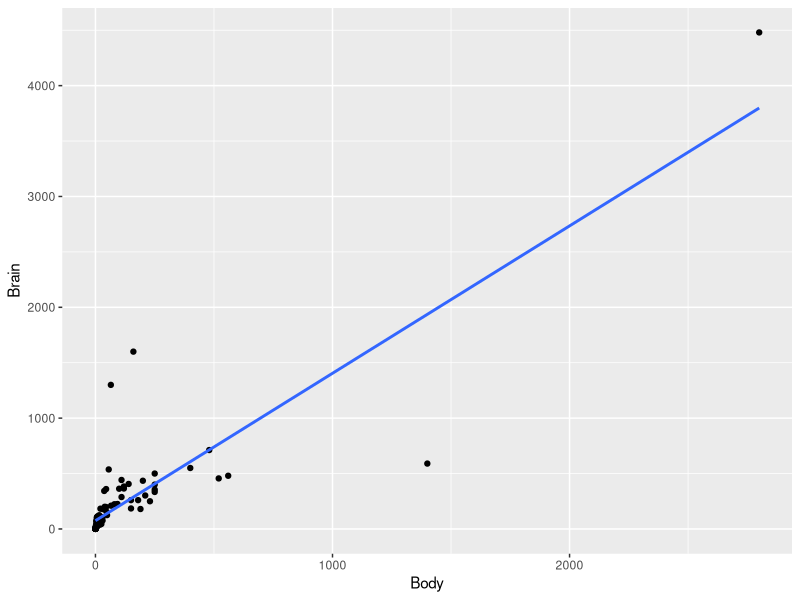
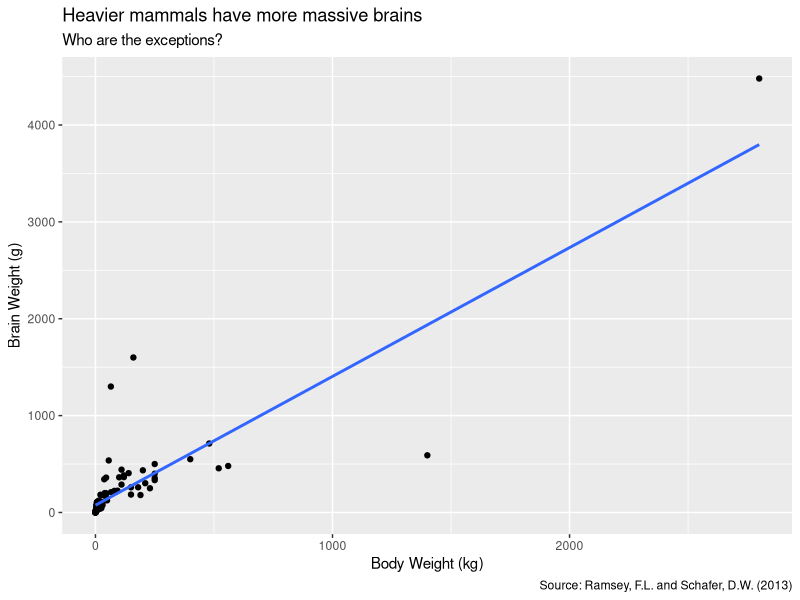
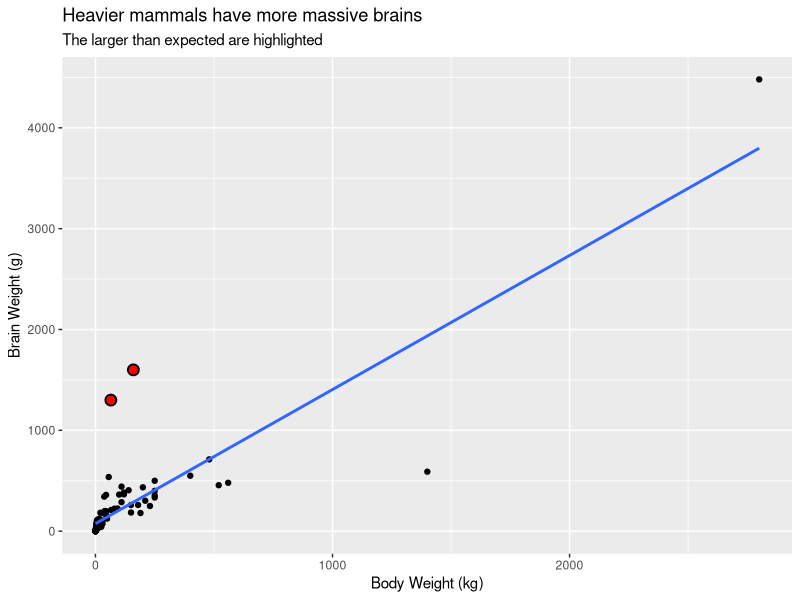
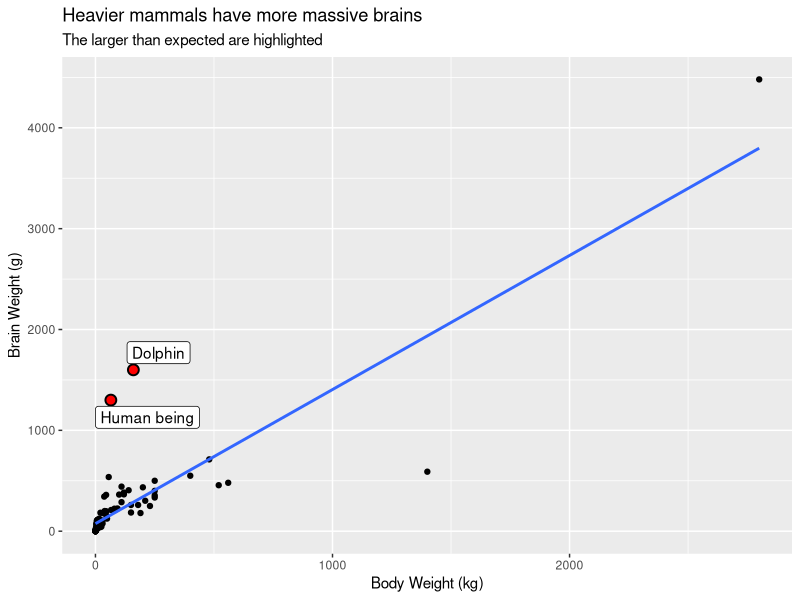
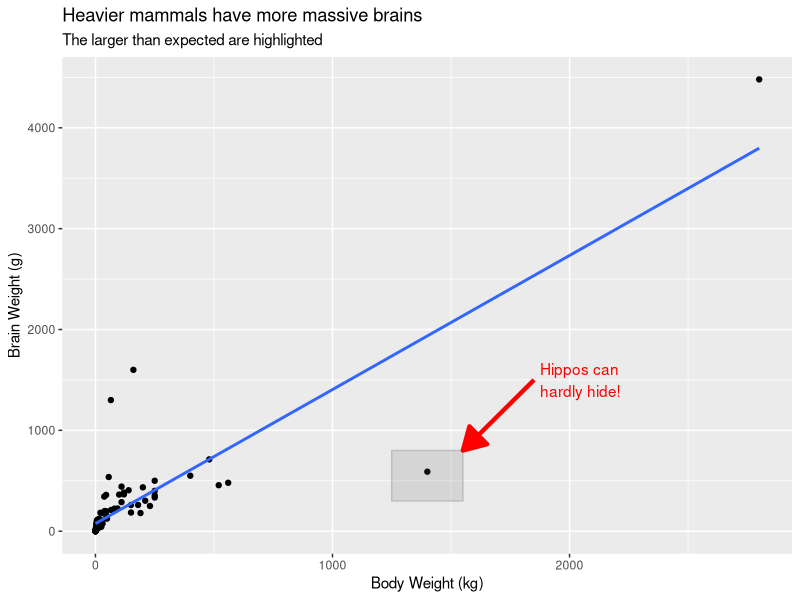
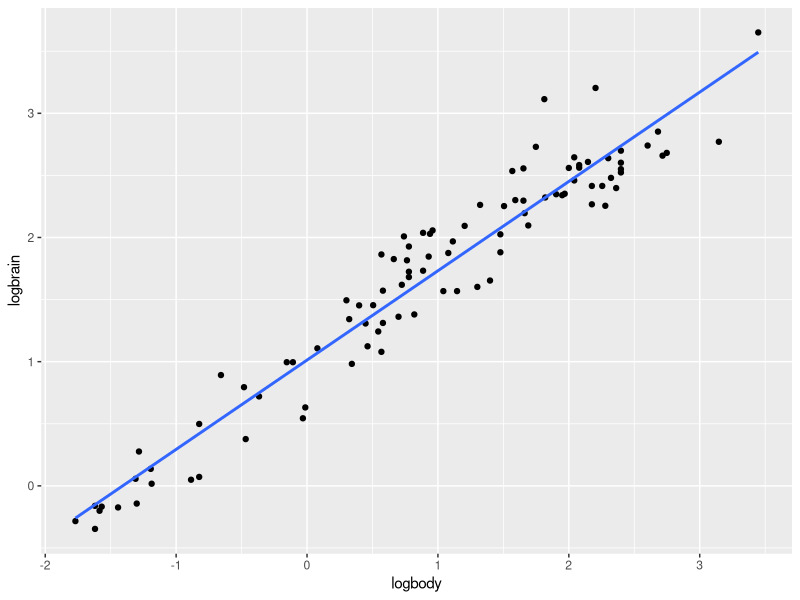
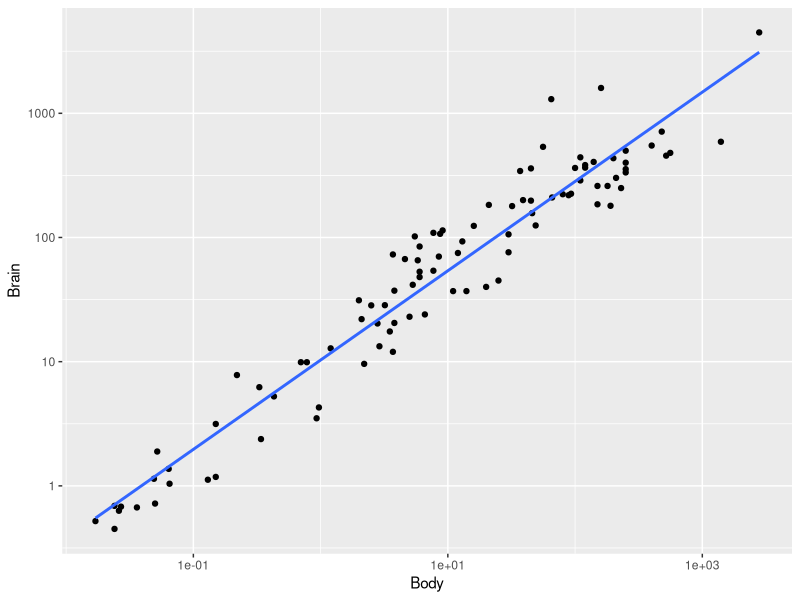
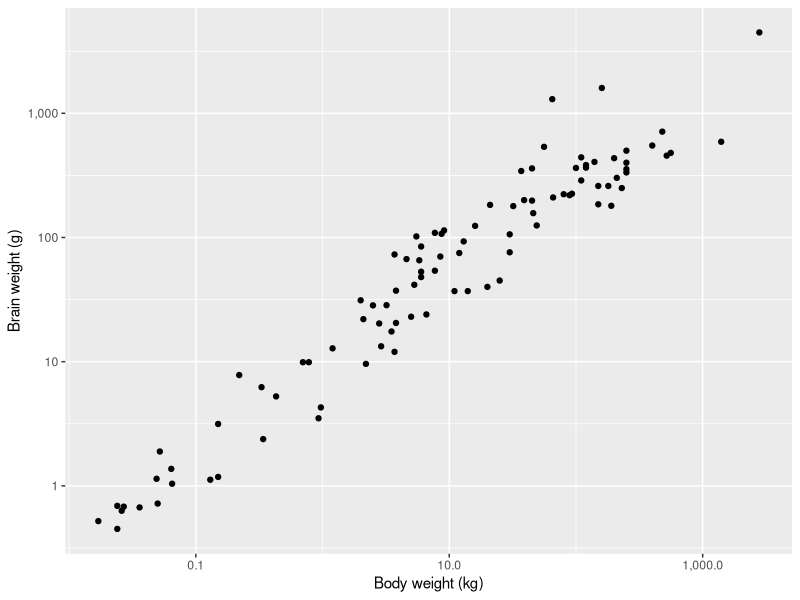

The R script that drew these images, in order:
## ---- chunk 1
#| label: setup
#| include: false
#| #| eval: true
library(tidyverse)
library(tidyverse)
library(scales)
library(ggrepel)
library(patchwork)
library(ggthemes)
library(palmerpenguins)
mammals <- read_csv("data/mammals.csv")
## ---- chunk 2
mammals <- read_csv("data/mammals.csv")
glimpse(mammals)
## ---- chunk 3
#| echo: false
ggplot(mammals, aes(x = Body, y = Brain)) +
  geom_point() +
  geom_smooth(method = "lm", se = F)
## ---- chunk 4
#| echo: false
#| code-line-numbers: "|4-10"
ggplot(mammals, aes(x = Body, y = Brain)) +
  geom_point() +
  geom_smooth(method = "lm", se = F) +
  labs(
    x = "Body Weight (kg)",
    y = "Brain Weight (g)",
    title = "Heavier mammals have more massive brains",
    subtitle = "Who are the exceptions?",
    caption = "Source: Ramsey, F.L. and Schafer, D.W. (2013)"
)
## ---- chunk 5
#| output-location: slide
#| code-line-numbers: "|1-2, 6|"
extreme_points <-mammals |> 
  filter(Body < 1000, Brain > 1000)

ggplot(mammals, aes(x = Body, y = Brain)) +
  geom_point() +
  geom_point(data = extreme_points, color = "black", fill = "red", size = 3, stroke = 1, shape = 21) +
  geom_smooth(method = "lm", se = F) +
  labs(
    x = "Body Weight (kg)",
    y = "Brain Weight (g)",
    title = "Heavier mammals have more massive brains",
    subtitle = "The larger than expected are highlighted"
)
## ---- chunk 6
#| output-location: slide
#| code-line-numbers: "|6-8"
extreme_points <-mammals |> 
  filter(Body < 1000, Brain > 1000)

ggplot(mammals, aes(x = Body, y = Brain)) +
  geom_point() +
  geom_point(data = extreme_points, color = "black", fill = "red", 
             size = 3, stroke = 1, shape = 21) +
  geom_label_repel(data = extreme_points, aes(label = Species)) +
  geom_smooth(method = "lm", se = F) +
  labs(
    x = "Body Weight (kg)",
    y = "Brain Weight (g)",
    title = "Heavier mammals have more massive brains",
    subtitle = "The larger than expected are highlighted"
)
## ---- chunk 7
mammals |> 
  filter(Body > 1000, Brain < 1000)
## ---- chunk 8
#| output-location: slide
#| code-line-numbers: "|10-15"
ggplot(mammals, aes(x = Body, y = Brain)) +
  geom_point() +
  geom_smooth(method = "lm", se = F) +
  labs(
    x = "Body Weight (kg)",
    y = "Brain Weight (g)",
    title = "Heavier mammals have more massive brains",
    subtitle = "The larger than expected are highlighted"
)+
  annotate(geom = "rect", color = "grey", alpha = 0.15, xmin = 1250, xmax = 1550, 
           ymin = 300, ymax = 800) +
  annotate(geom = "segment", x = 1850, y = 1500, xend = 1550, yend = 800, color = "red",
           lwd = 1.5, arrow = arrow(type = "closed")) +
  annotate(geom = "text", label = "Hippos can\nhardly hide!", x = 1875, y = 1500, color = "red",
           hjust = 0)
## ---- chunk 9
#| output-location: slide
mammals |> 
  mutate(logbody = log10(Body), logbrain = log10(Brain)) |> 
  ggplot(aes(x = logbody, y = logbrain)) +
  geom_point() +
  geom_smooth(method = "lm", se = F) 
## ---- chunk 10
#| output-location: slide
ggplot(mammals, aes(x = Body, y = Brain)) +
  geom_point() +
  geom_smooth(method = "lm", se = F)  +
  scale_x_log10() + 
  scale_y_log10()
## ---- chunk 11
#| output-location: slide
#| code-line-numbers: "|3-4"
ggplot(mammals, aes(x = Body, y = Brain)) +
  geom_point() +
  scale_x_log10(labels = comma_format()) + 
  scale_y_log10(labels = comma_format()) +
  labs(x = "Body weight (kg)",
       y = "Brain weight (g)")
## ---- chunk 12
#| output-location: slide
#| code-line-numbers: "|7"
ggplot(mammals, aes(x = Body, y = Brain)) +
  geom_point() +
  scale_x_log10(labels = comma_format()) + 
  scale_y_log10(labels = comma_format()) +
  labs(x = "Body weight (kg)",
       y = "Brain weight (g)") + 
  theme_bw(base_size = 24)
## ---- chunk 13
#| output-location: slide
ggplot(mammals, aes(x = Body, y = Gestation)) +
  geom_point() +
  scale_x_log10()
## ---- chunk 14
#| output-location: slide
ggplot(mammals, aes(x = Body, y = Gestation)) +
  geom_point() +
  scale_x_log10()+
  coord_cartesian(xlim = c(0.01, 1000), ylim = c(0, 400))
## ---- chunk 15
#| output-location: slide
#| code-line-numbers: "|5-6"
ggplot(mammals, aes(x = Body, y = Gestation)) +
  geom_point() +
  scale_x_log10()+
  coord_cartesian(xlim = c(0.01, 1000), ylim = c(0, 400)) +
  scale_y_continuous(breaks = seq(0, 400, 50), minor_breaks = NULL) +
  theme_minimal()
## ---- chunk 16
p1 <- ggplot(penguins) + 
  geom_point(aes(bill_depth_mm, bill_length_mm)) + 
  ggtitle('Plot 1')

p2 <- ggplot(penguins) + 
  geom_boxplot(aes(flipper_length_mm, body_mass_g, group = species)) + 
  ggtitle('Plot 2')

p3 <- ggplot(penguins) + 
  geom_point(aes(bill_length_mm, flipper_length_mm, color = sex)) + 
  ggtitle('Plot 3')

p4 <- ggplot(penguins) + 
  geom_bar(aes(body_mass_g)) + 
  facet_wrap(~island) + 
  ggtitle('Plot 4')
## ---- chunk 17
#| output-location: slide
(p1 + p2)/p3/p4
## ---- chunk 18
#| output-location: slide
ggplot(mpg, aes(x = displ, y = hwy)) +
  geom_point(aes(color = drv))
## ---- chunk 19
#| output-location: slide
ggplot(mpg, aes(x = displ, y = hwy)) +
  geom_point(aes(color = drv)) +
  scale_color_brewer(palette = "Set2") +
  theme_minimal()
## ---- chunk 20
#| output-location: slide
#| code-line-numbers: "|1-2,6-7"
# Manually specified color palette using HTML color codes
mycolors <- c("#1b9e77", "#d95f02", "#7570b3")

ggplot(mpg, aes(x = displ, y = hwy)) +
  geom_point(aes(color = drv))+
  scale_color_manual(values = mycolors) +
  theme(text = element_text(size = 24)) # increase base font size of current theme
